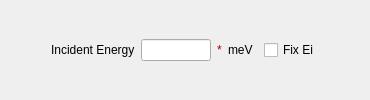
            <widget class="QWidget" name="page_7" >
             <layout class="QHBoxLayout" name="horizontalLayout_3" >
              <item>
               <spacer name="horizontalSpacer_17" >
                <property name="orientation" >
                 <enum>Qt::Horizontal</enum>
                </property>
                <property name="sizeHint" stdset="0" >
                 <size>
                  <width>40</width>
                  <height>20</height>
                 </size>
                </property>
               </spacer>
              </item>
              <item>
               <widget class="QLabel" name="label_9" >
                <property name="text" >
                 <string>Incident Energy</string>
                </property>
               </widget>
              </item>
              <item>
               <widget class="QLineEdit" name="leEGuess" >
                <property name="maximumSize" >
                 <size>
                  <width>70</width>
                  <height>16777215</height>
                 </size>
                </property>
               </widget>
              </item>
              <item>
               <widget class="QLabel" name="valGuess" >
                <property name="palette" >
                 <palette>
                  <active>
                   <colorrole role="WindowText" >
                    <brush brushstyle="SolidPattern" >
                     <color alpha="255" >
                      <red>170</red>
                      <green>0</green>
                      <blue>0</blue>
                     </color>
                    </brush>
                   </colorrole>
                  </active>
                  <inactive>
                   <colorrole role="WindowText" >
                    <brush brushstyle="SolidPattern" >
                     <color alpha="255" >
                      <red>170</red>
                      <green>0</green>
                      <blue>0</blue>
                     </color>
                    </brush>
                   </colorrole>
                  </inactive>
                  <disabled>
                   <colorrole role="WindowText" >
                    <brush brushstyle="SolidPattern" >
                     <color alpha="255" >
                      <red>118</red>
                      <green>116</green>
                      <blue>108</blue>
                     </color>
                    </brush>
                   </colorrole>
                  </disabled>
                 </palette>
                </property>
                <property name="text" >
                 <string>*</string>
                </property>
                <property name="buddy" >
                 <cstring>leEGuess</cstring>
                </property>
               </widget>
              </item>
              <item>
               <widget class="QLabel" name="label_10" >
                <property name="text" >
                 <string>meV</string>
                </property>
               </widget>
              </item>
              <item>
               <spacer name="horizontalSpacer_8" >
                <property name="orientation" >
                 <enum>Qt::Horizontal</enum>
                </property>
                <property name="sizeHint" stdset="0" >
                 <size>
                  <width>5</width>
                  <height>20</height>
                 </size>
                </property>
               </spacer>
              </item>
              <item>
               <widget class="QCheckBox" name="ckFixEi" >
                <property name="text" >
                 <string>Fix Ei</string>
                </property>
               </widget>
              </item>
              <item>
               <spacer name="horizontalSpacer_7" >
                <property name="orientation" >
                 <enum>Qt::Horizontal</enum>
                </property>
                <property name="sizeHint" stdset="0" >
                 <size>
                  <width>40</width>
                  <height>20</height>
                 </size>
                </property>
               </spacer>
              </item>
             </layout>
            </widget>
